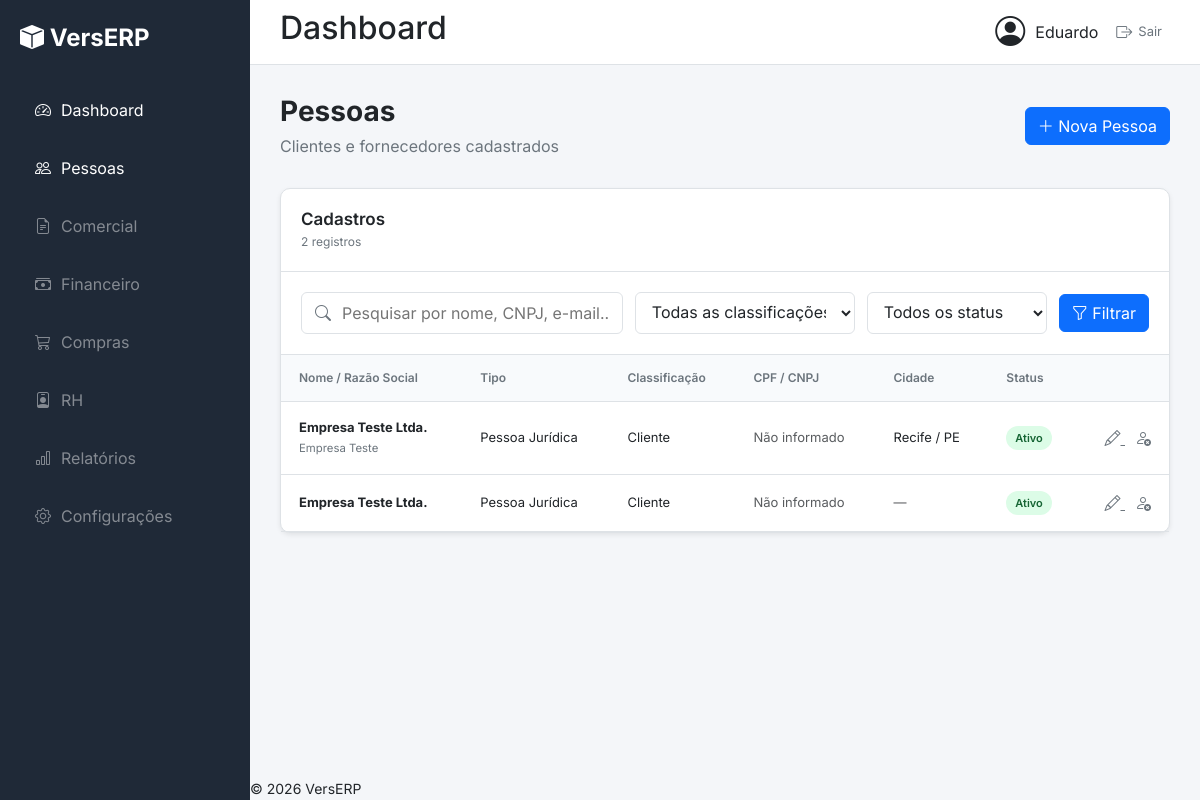
The page /pessoas/ (signed in) on the database as committed earlier.
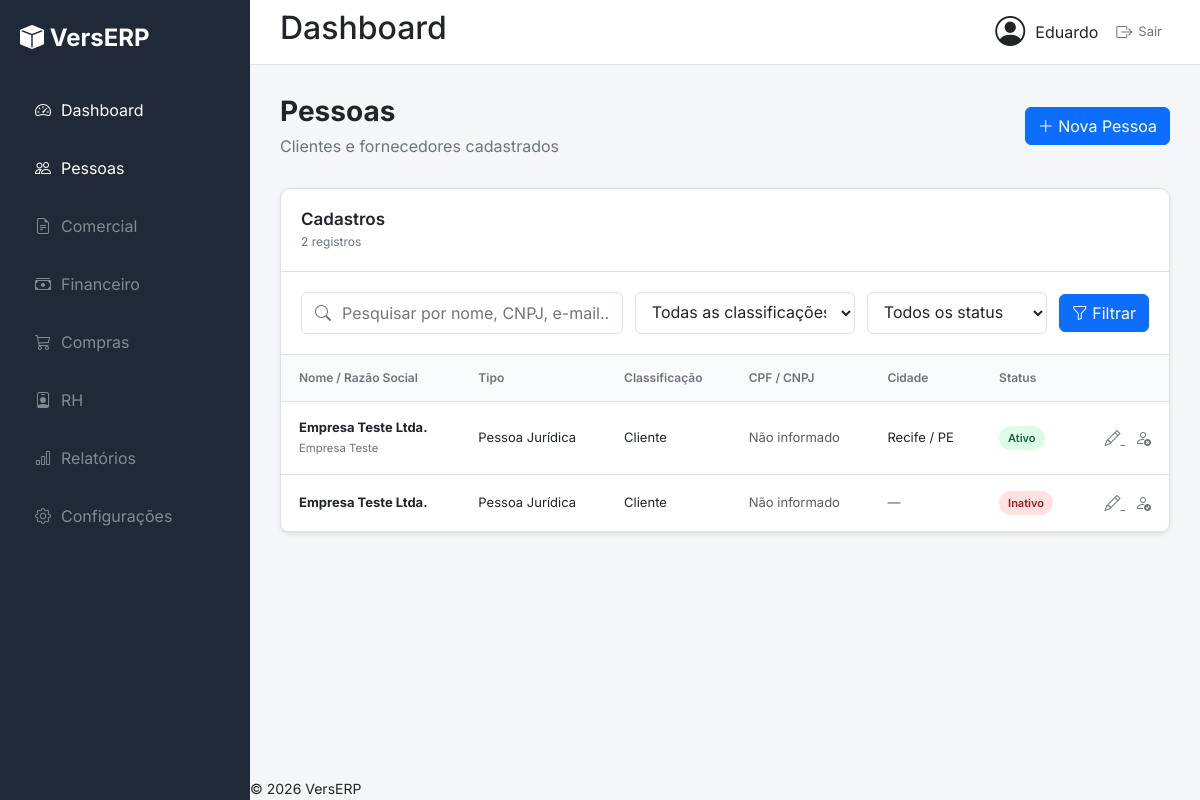
The same page on the database as committed later.
### pessoas/models.py (models this page shows, shortened)
class Pessoa(models.Model):
    class TipoPessoa(models.TextChoices):
        FISICA = "PF", "Pessoa Física"
        JURIDICA = "PJ", "Pessoa Jurídica"
    class Classificacao(models.TextChoices):
        CLIENTE = "CLIENTE", "Cliente"
        FORNECEDOR = "FORNECEDOR", "Fornecedor"
        AMBOS = "AMBOS", "Cliente e Fornecedor"
    tipo_pessoa = models.CharField(
        max_length=2,
        choices=TipoPessoa.choices,
        default=TipoPessoa.JURIDICA,
        verbose_name="Tipo de pessoa",
    )
    classificacao = models.CharField(
        max_length=15,
        choices=Classificacao.choices,
        default=Classificacao.CLIENTE,
        verbose_name="Classificação",
    )
    razao_social = models.CharField(
        max_length=200,
        verbose_name="Razão social / Nome",
    )
    nome_fantasia = models.CharField(
        max_length=200,
        blank=True,
        verbose_name="Nome fantasia",
    )
    cpf_cnpj = models.CharField(
        max_length=18,
        blank=True,
        verbose_name="CPF / CNPJ",
    )
    inscricao_estadual = models.CharField(
        max_length=20,
        blank=True,
        verbose_name="Inscrição estadual",
    )
    email = models.EmailField(
        blank=True,
        verbose_name="E-mail",
    )
    telefone = models.CharField(
        max_length=20,
        blank=True,
        verbose_name="Telefone",
    )
    whatsapp = models.CharField(
        max_length=20,
        blank=True,
        verbose_name="WhatsApp",
    )
    cep = models.CharField(
        max_length=9,
        blank=True,
        verbose_name="CEP",
    )
    endereco = models.CharField(
        max_length=200,
        blank=True,
        verbose_name="Endereço",
    )
    numero = models.CharField(
        max_length=20,
        blank=True,
        verbose_name="Número",
    )
    complemento = models.CharField(
        max_length=100,
        blank=True,
        verbose_name="Complemento",
    )
    bairro = models.CharField(
        max_length=100,
        blank=True,
        verbose_name="Bairro",
    )
    cidade = models.CharField(
        max_length=100,
        blank=True,
        verbose_name="Cidade",
    )
    estado = models.CharField(
        max_length=2,
        blank=True,
        verbose_name="Estado",
    )
    observacoes = models.TextField(
        blank=True,
        verbose_name="Observações",
    )
    ativo = models.BooleanField(
        default=True,
        verbose_name="Ativo",
    )
    criado_em = models.DateTimeField(
        auto_now_add=True,
        verbose_name="Criado em",
    )
    atualizado_em = models.DateTimeField(
        auto_now=True,
        verbose_name="Atualizado em",
    )
    class Meta:
        verbose_name = "Pessoa"
        verbose_name_plural = "Pessoas"
        ordering = ["razao_social"]

### pessoas/views.py (the view, shortened to what this page needs)
# urls.py: path("", views.lista_pessoas, name="lista"),
@login_required
@permission_required("pessoas.view_pessoa", raise_exception=True)
def lista_pessoas(request):
    pessoas = Pessoa.objects.all()
    busca = request.GET.get("busca", "").strip()
    classificacao = request.GET.get("classificacao", "").strip()
    status = request.GET.get("status", "").strip()
    if classificacao:
        pessoas = pessoas.filter(
            classificacao=classificacao
        )
    if status == "ativo":
        pessoas = pessoas.filter(ativo=True)
    elif status == "inativo":
        pessoas = pessoas.filter(ativo=False)
    paginator = Paginator(pessoas, 10)
    numero_pagina = request.GET.get("page")
    pagina = paginator.get_page(numero_pagina)
    contexto = {
        "pessoas": pagina,
        "pagina": pagina,
        "busca": busca,
        "classificacao_selecionada": classificacao,
        "status_selecionado": status,
    }
    return render(
        request,
        "pessoas/lista.html",
        contexto,
    )

### templates/pessoas/lista.html (shortened to what this page needs)
{% extends "base.html" %}
{% block content %}
<div class="page-header">
    <div>
        <h1>Pessoas</h1>
        <p>Clientes e fornecedores cadastrados</p>
    </div>
    {% if perms.pessoas.add_pessoa %}
    <a href="{% url 'pessoas:nova' %}" class="btn btn-primary">
        <i class="bi bi-plus-lg"></i>
        Nova Pessoa
    </a>
    {% endif %}
</div>
<div class="dashboard-panel">
    <div class="panel-header">
        <div>
            <h2>Cadastros</h2>
            <span>
                {{ pagina.paginator.count }}
                registro{{ pagina.paginator.count|pluralize }}
            </span>
        </div>
    </div>
    <form method="get" class="pessoas-toolbar">
        <div class="pessoas-search">
            <i class="bi bi-search"></i>
            <input
                type="text"
                name="busca"
                value="{{ busca }}"
                placeholder="Pesquisar por nome, CNPJ, e-mail..."
            >
        </div>
        <select name="classificacao">
            <option value="">
                Todas as classificações
            </option>
        </select>
        <select name="status">
            <option value="">
                Todos os status
            </option>
        </select>
        <div class="pessoas-filter-actions">
            <button
                type="submit"
                class="btn btn-primary"
            >
                <i class="bi bi-funnel"></i>
                Filtrar
            </button>
        </div>
    </form>
    <div class="table-responsive">
        <table class="verserp-table">
            <thead>
                <tr>
                    <th>Nome / Razão Social</th>
                    <th>Tipo</th>
                    <th>Classificação</th>
                    <th>CPF / CNPJ</th>
                    <th>Cidade</th>
                    <th>Status</th>
                    <th></th>
                </tr>
            </thead>
            <tbody>
                {% for pessoa in pessoas %}
                    <tr>
                        <td>
                            <div class="person-name">
                                <strong>
                                    <a
                                        href="{% url 'pessoas:detalhe' pessoa.pk %}"
                                        class="person-link"
                                    >
                                        {{ pessoa.razao_social }}
                                    </a>
                                </strong>
                                {% if pessoa.nome_fantasia %}
                                    <small>
                                        {{ pessoa.nome_fantasia }}
                                    </small>
                                {% endif %}
                            </div>
                        </td>
                        <td>
                            {{ pessoa.get_tipo_pessoa_display }}
                        </td>
                        <td>
                            {{ pessoa.get_classificacao_display }}
                        </td>
                        <td>
                            {% if pessoa.cpf_cnpj %}
                                {{ pessoa.cpf_cnpj_formatado }}
                            {% else %}
                                <span class="text-muted">
                                    Não informado
                                </span>
                            {% endif %}
                        </td>
                        <td>
                            {% if pessoa.cidade %}
                                {{ pessoa.cidade }}
                                {% if pessoa.estado %}
                                    / {{ pessoa.estado }}
                                {% endif %}
                            {% else %}
                                <span class="text-muted">
                                    —
                                </span>
                            {% endif %}
                        </td>
                        <td>
                            {% if pessoa.ativo %}
                                <span class="status-badge status-active">
                                    Ativo
                                </span>
                            {% else %}
                                <span class="status-badge status-inactive">
                                    Inativo
                                </span>
                            {% endif %}
                        </td>
                        <td class="table-actions">
                        {% if perms.pessoas.change_pessoa %}
                            <a
                                href="{% url 'pessoas:editar' pessoa.pk %}"
                                title="Editar"
                            >
                                <i class="bi bi-pencil"></i>
                            </a>
                        {% endif %}
                        {% if perms.pessoas.change_pessoa %}
                            <form
                                method="post"
                                action="{% url 'pessoas:alterar_status' pessoa.pk %}"
                                class="d-inline"
                            >
                                {% if pessoa.ativo %}
                                    <button
                                        type="submit"
                                        class="btn-action"
                                        title="Inativar"
                                    >
                                        <i class="bi bi-person-x"></i>
                                    </button>
                                {% else %}
                                    <button
                                        type="submit"
                                        class="btn-action"
                                        title="Ativar"
                                    >
                                        <i class="bi bi-person-check"></i>
                                    </button>
                                {% endif %}
                            </form>
                        {% endif %}
                        </td>
                    </tr>
                {% endfor %}
            </tbody>
        </table>
    </div>
</div>
{% endblock %}

### templates/base.html (shortened to what this page needs)
{% load static %}
<!DOCTYPE html>
<html lang="pt-BR">
<head>
    <link href="https://cdn.jsdelivr.net/npm/bootstrap@5.3.7/dist/css/bootstrap.min.css"
        rel="stylesheet">
    <link rel="stylesheet"
        href="https://cdn.jsdelivr.net/npm/bootstrap-icons@1.13.1/font/bootstrap-icons.min.css">
    <link rel="stylesheet" href="{% static 'css/style.css' %}">
</head>
<body>
    <div class="app">
        {% include "includes/sidebar.html" %}
        <div class="main">
            {% include "includes/header.html" %}
            <main class="content">
                {% block content %}
                {% endblock %}
            </main>
            {% include "includes/footer.html" %}
        </div>
    </div>
</body>
</html>

### templates/includes/sidebar.html
<aside class="sidebar">
    <div class="logo">
        <i class="bi bi-box-fill"></i>
        <span>VersERP</span>
    </div>
    <nav>
        <a href="{% url 'core:dashboard' %}">
            <i class="bi bi-speedometer2"></i>
            <span>Dashboard</span>
        </a>
        {% if perms.pessoas.view_pessoa %}
            <a href="{% url 'pessoas:lista' %}">
                <i class="bi bi-people"></i>
                <span>Pessoas</span>
            </a>
        {% endif %}
        <a href="javascript:void(0);" class="sidebar-disabled">
            <i class="bi bi-file-earmark-text"></i>
            <span>Comercial</span>
        </a>
        <a href="javascript:void(0);" class="sidebar-disabled">
            <i class="bi bi-cash-stack"></i>
            <span>Financeiro</span>
        </a>
        <a href="javascript:void(0);" class="sidebar-disabled">
            <i class="bi bi-cart3"></i>
            <span>Compras</span>
        </a>
        <a href="javascript:void(0);" class="sidebar-disabled">
            <i class="bi bi-person-badge"></i>
            <span>RH</span>
        </a>
        <a href="javascript:void(0);" class="sidebar-disabled">
            <i class="bi bi-bar-chart"></i>
            <span>Relatórios</span>
        </a>
        <a href="javascript:void(0);" class="sidebar-disabled">
            <i class="bi bi-gear"></i>
            <span>Configurações</span>
        </a>
    </nav>
</aside>

### templates/includes/header.html (shortened to what this page needs)
<header class="header">
    <div>
        <h2>Dashboard</h2>
    </div>
    <div class="user">
        <i class="bi bi-person-circle"></i>
        <span>
            {% if request.user.first_name %}
                {{ request.user.first_name }}
            {% else %}
                {{ request.user.username }}
            {% endif %}
        </span>
        <form
            method="post"
            action="{% url 'core:logout' %}"
            class="logout-form"
        >
            <button
                type="submit"
                class="logout-button"
                title="Sair do VersERP"
            >
                <i class="bi bi-box-arrow-right"></i>
                <span>Sair</span>
            </button>
        </form>
    </div>
</header>

### templates/includes/footer.html
<footer class="footer">
    <small>
        © 2026 VersERP
    </small>
</footer>

### static/css/style.css (style rules this page uses)
* { margin: 0; padding: 0; box-sizing: border-box; }
html { scroll-behavior: smooth; }
body { background: var(--background); color: var(--text); font-family: "Inter", sans-serif; overflow-x: hidden; }
.app { display: flex; min-height: 100vh; }
.main { flex: 1; margin-left: 250px; display: flex; flex-direction: column; }
.content { flex: 1; padding: 30px; }

### static/css/base/variables.css (style rules this page uses)
:root { --primary: #1F4E79; --primary-hover: #163A5C; --secondary: #5C6F82; --success: #198754; --warning: #FFC107; --danger: #DC3545; --info: #0DCAF0; --background: #F4F6F9; --surface: #FFFFFF; --border: #DEE2E6; --text: #212529; --text-light: #6C757D; --sidebar-bg: #1F2937; --sidebar-hover: #374151; --sidebar-active: #1F4E79; --sidebar-text: #FFFFFF; --header-height: 65px; --space-xs: 4px; --space-sm: 8px; --space-md: 16px; --space-lg: 24px; --space-xl: 32px; --radius-sm: 6px; --radius-md: 10px; --radius-lg: 14px; --shadow-sm: 0 2px 5px rgba(0,0,0,.08); --shadow-md: 0 6px 15px rgba(0,0,0,.10); --shadow-lg: 0 10px 30px rgba(0,0,0,.15); --transition: .25s; }

### static/css/layout/header.css (style rules this page uses)
.header { height:65px; background:white; display:flex; justify-content:space-between; align-items:center; padding:0 30px; border-bottom:1px solid var(--border); }
.user { display:flex; align-items:center; gap:10px; }
.user i { font-size:30px; }
.user { display: flex; align-items: center; gap: 10px; }
.logout-form { margin: 0; }
.logout-button { display: inline-flex; align-items: center; gap: 6px; border: 0; background: transparent; color: var(--text-light); font: inherit; font-size: 13px; cursor: pointer; padding: 6px 8px; border-radius: 6px; transition: background 0.2s ease, color 0.2s ease; }
.logout-button i { font-size: 16px; }

### static/css/layout/sidebar.css (style rules this page uses)
.sidebar { width: 250px; min-height: 100vh; background: #1F2937; color: white; position: fixed; left: 0; top: 0; padding: 20px; }
.sidebar .logo { font-size: 24px; font-weight: bold; margin-bottom: 30px; }
.sidebar nav { display: flex; flex-direction: column; gap: 10px; }
.sidebar nav a { color: white; text-decoration: none; padding: 12px 15px; border-radius: 8px; display: flex; align-items: center; gap: 10px; transition: .2s; }
.sidebar-disabled { opacity: 0.45; cursor: not-allowed; }

### static/css/pages/dashboard.css (style rules this page uses)
.page-header { display: flex; justify-content: space-between; align-items: center; margin-bottom: 30px; }
.page-header h1 { margin: 0; font-size: 28px; font-weight: 700; }
.page-header p { margin: 5px 0 0; color: var(--text-light); }
.dashboard-panel { background: var(--surface); border: 1px solid var(--border); border-radius: var(--radius-md); box-shadow: var(--shadow-sm); }
.panel-header { padding: 20px; border-bottom: 1px solid var(--border); display: flex; justify-content: space-between; align-items: center; }
.panel-header h2 { font-size: 17px; margin: 0; font-weight: 600; }
.panel-header span { display: block; margin-top: 4px; font-size: 12px; color: var(--text-light); }

Rows that differ between the two databases and show on the page:
changed Pessoa (number 2 of 2 on the later page): ativo "Ativo" → "Inativo"
